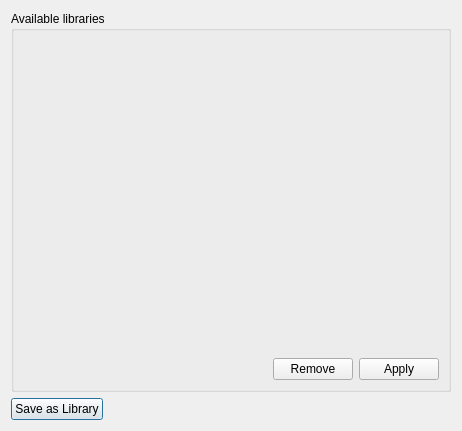
<?xml version="1.0" encoding="UTF-8"?>
<ui version="4.0">
 <class>LibraryDialog</class>
 <widget class="QDialog" name="LibraryDialog">
  <property name="geometry">
   <rect>
    <x>0</x>
    <y>0</y>
    <width>462</width>
    <height>431</height>
   </rect>
  </property>
  <property name="windowTitle">
   <string>Dialog</string>
  </property>
  <layout class="QGridLayout" name="gridLayout_2">
   <item row="1" column="0">
    <widget class="QPushButton" name="btnSaveAsLibrary">
     <property name="text">
      <string>Save as Library</string>
     </property>
    </widget>
   </item>
   <item row="1" column="1">
    <spacer name="horizontalSpacer_2">
     <property name="orientation">
      <enum>Qt::Horizontal</enum>
     </property>
     <property name="sizeHint" stdset="0">
      <size>
       <width>332</width>
       <height>20</height>
      </size>
     </property>
    </spacer>
   </item>
   <item row="0" column="0" colspan="2">
    <widget class="QGroupBox" name="groupBox">
     <property name="title">
      <string>Available libraries</string>
     </property>
     <property name="flat">
      <bool>false</bool>
     </property>
     <layout class="QGridLayout" name="gridLayout">
      <item row="0" column="0" colspan="3">
       <widget class="SearchFilterListView" name="libraryListView" native="true"/>
      </item>
      <item row="1" column="0">
       <spacer name="horizontalSpacer">
        <property name="orientation">
         <enum>Qt::Horizontal</enum>
        </property>
        <property name="sizeHint" stdset="0">
         <size>
          <width>333</width>
          <height>20</height>
         </size>
        </property>
       </spacer>
      </item>
      <item row="1" column="1">
       <widget class="QPushButton" name="btnRemove">
        <property name="text">
         <string>Remove</string>
        </property>
       </widget>
      </item>
      <item row="1" column="2">
       <widget class="QPushButton" name="btnApply">
        <property name="text">
         <string>Apply</string>
        </property>
       </widget>
      </item>
     </layout>
    </widget>
   </item>
  </layout>
 </widget>
 <customwidgets>
  <customwidget>
   <class>SearchFilterListView</class>
   <extends>QWidget</extends>
   <header location="global">searchfilterlistview.h</header>
   <container>1</container>
  </customwidget>
 </customwidgets>
 <resources/>
 <connections/>
</ui>
